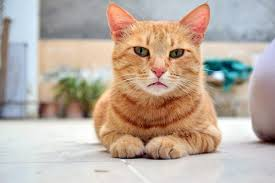
#> input picture Session-2-Project/Cat.jpg, 275 x 183 px
$ jupyter execute Assignement.ipynb
#> lines starting #> are read from the running program, lines starting #| are printed output that depends on the picture
[cell 1]
from PIL import Image
import matplotlib.pyplot as plt

[cell 2]
main_img = Image.open('Cat.jpg')
#> main_img is the input picture: PIL image 275x183 RGB; mean R, G, B 187.6, 172.9, 160.8

[cell 3]
plt.imshow(main_img)
plt.show()

[cell 4]
# Cropping
crop_box = (50, 50, 200, 200)
cropped_img = main_img.crop(crop_box)
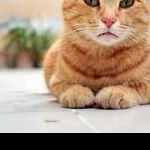
#> cropped_img: PIL image 150x150 RGB; mean R, G, B 169.4, 144.3, 122.3

[cell 5]
plt.imshow(cropped_img)
plt.show()

[cell 6]
# Resizing
resized_img = main_img.resize((900, 600))

[cell 7]
plt.imshow(resized_img)
plt.show()

[cell 8]
#rescaling
scale_factor = 0.5  # 50% of original size
new_size = (int(main_img.width * scale_factor), int(main_img.height * scale_factor))
#> new_size = (137, 91)
rescaled_img = main_img.resize(new_size)
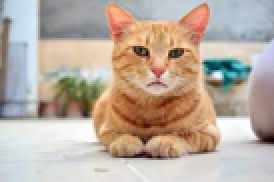
#> rescaled_img: PIL image 137x91 RGB (shown 2 times larger); mean R, G, B 187.6, 172.9, 160.8

[cell 9]
plt.imshow(rescaled_img)
plt.show()

[cell 10]
# Horizontal Flip (Left to Right)
flipped_horizontally = main_img.transpose(Image.FLIP_LEFT_RIGHT)
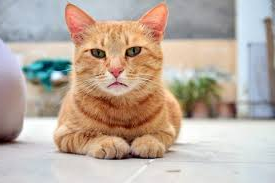
#> flipped_horizontally: PIL image 275x183 RGB; mean R, G, B 187.6, 172.9, 160.8

[cell 11]
plt.imshow(flipped_horizontally)
plt.show()

[cell 12]
# Vertical Flip (Top to Bottom)
flipped_vertically = main_img.transpose(Image.FLIP_TOP_BOTTOM)
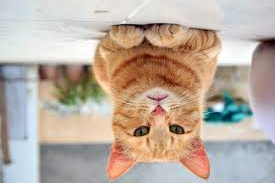
#> flipped_vertically: PIL image 275x183 RGB; mean R, G, B 187.6, 172.9, 160.8

[cell 13]
plt.imshow(flipped_vertically)
plt.show()

[cell 14]
# Rotate 90 degrees counter-clockwise
rotated_img = main_img.rotate(90, expand=True)
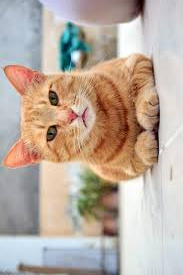
#> rotated_img: PIL image 183x275 RGB; mean R, G, B 187.6, 172.9, 160.8
